Frame 1 (no input): blank canvas, image omitted
Frame 60 (the mouse pressed at the canvas centre just before this capture): blank canvas, image omitted
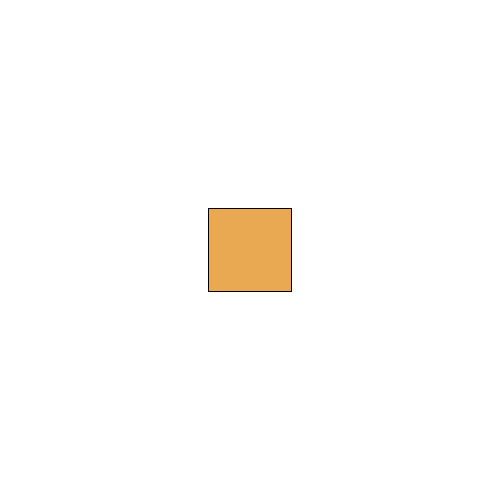
Frame 120 (the mouse held since frame 60 and released just before this capture)

The Processing sketch whose frames 1 and 60 were blank and that drew this single picture after the mouse press (run headless with seeded random() and noise(); from frame 60 on, the mouse is pressed at the canvas centre):

// Processing sketch: scale_consistent_stroke_Ink
// ── scale_consistent_stroke_Ink.pde
void setup(){
  size(500,500);
}
void draw() {
  background(255);
  fill(233,168,82);
  translate(mouseX, mouseY);
  float scalar = mouseX/60.0;
  scale(scalar);
  strokeWeight(1.0/scalar);
  rect(-10,-10,20,20);
}

//scale consistent stroke
